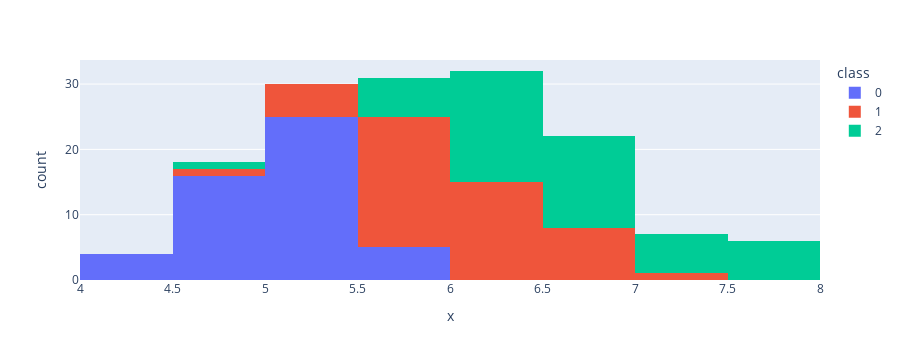

The notebook cell saved with this chart:
### Markdown cell above
### Посмотрим на `plotly.express`

### Code cell
px.histogram(data_frame = iris_df, x = df.sepal_length , color = 'class')

### Figure 1 — Plotly figure (JSON) as saved in the notebook; plotly's stock layout.template omitted (floating-point values rounded to 4 significant figures)
{"data": [{"alignmentgroup": "True", "bingroup": "x", "hovertemplate": "class=0<br>x=%{x}<br>count=%{y}<extra></extra>", "legendgroup": "0", "marker": {"color": "#636efa", "pattern": {"shape": ""}}, "name": "0", "offsetgroup": "0", "orientation": "v", "showlegend": true, "type": "histogram", "x": [5.1, 4.9, 4.7, 4.6, 5, 5.4, 4.6, 5, 4.4, 4.9, 5.4, 4.8, 4.8, 4.3, 5.8, 5.7, 5.4, 5.1, 5.7, 5.1, 5.4, 5.1, 4.6, 5.1, 4.8, 5, 5, 5.2, 5.2, 4.7, 4.8, 5.4, 5.2, 5.5, 4.9, 5, 5.5, 4.9, 4.4, 5.1, 5, 4.5, 4.4, 5, 5.1, 4.8, 5.1, 4.6, 5.3, 5], "xaxis": "x", "yaxis": "y"}, {"alignmentgroup": "True", "bingroup": "x", "hovertemplate": "class=1<br>x=%{x}<br>count=%{y}<extra></extra>", "legendgroup": "1", "marker": {"color": "#EF553B", "pattern": {"shape": ""}}, "name": "1", "offsetgroup": "1", "orientation": "v", "showlegend": true, "type": "histogram", "x": [7, 6.4, 6.9, 5.5, 6.5, 5.7, 6.3, 4.9, 6.6, 5.2, 5, 5.9, 6, 6.1, 5.6, 6.7, 5.6, 5.8, 6.2, 5.6, 5.9, 6.1, 6.3, 6.1, 6.4, 6.6, 6.8, 6.7, 6, 5.7, 5.5, 5.5, 5.8, 6, 5.4, 6, 6.7, 6.3, 5.6, 5.5, 5.5, 6.1, 5.8, 5, 5.6, 5.7, 5.7, 6.2, 5.1, 5.7], "xaxis": "x", "yaxis": "y"}, {"alignmentgroup": "True", "bingroup": "x", "hovertemplate": "class=2<br>x=%{x}<br>count=%{y}<extra></extra>", "legendgroup": "2", "marker": {"color": "#00cc96", "pattern": {"shape": ""}}, "name": "2", "offsetgroup": "2", "orientation": "v", "showlegend": true, "type": "histogram", "x": [6.3, 5.8, 7.1, 6.3, 6.5, 7.6, 4.9, 7.3, 6.7, 7.2, 6.5, 6.4, 6.8, 5.7, 5.8, 6.4, 6.5, 7.7, 7.7, 6, 6.9, 5.6, 7.7, 6.3, 6.7, 7.2, 6.2, 6.1, 6.4, 7.2, 7.4, 7.9, 6.4, 6.3, 6.1, 7.7, 6.3, 6.4, 6, 6.9, 6.7, 6.9, 5.8, 6.8, 6.7, 6.7, 6.3, 6.5, 6.2, 5.9], "xaxis": "x", "yaxis": "y"}], "layout": {"barmode": "relative", "height": 360, "legend": {"title": {"text": "class"}, "tracegroupgap": 0}, "margin": {"t": 60}, "xaxis": {"anchor": "y", "autorange": true, "domain": [0, 1], "range": [4, 8], "title": {"text": "x"}, "type": "linear"}, "yaxis": {"anchor": "x", "autorange": true, "domain": [0, 1], "range": [0, 33.68], "title": {"text": "count"}}}}
